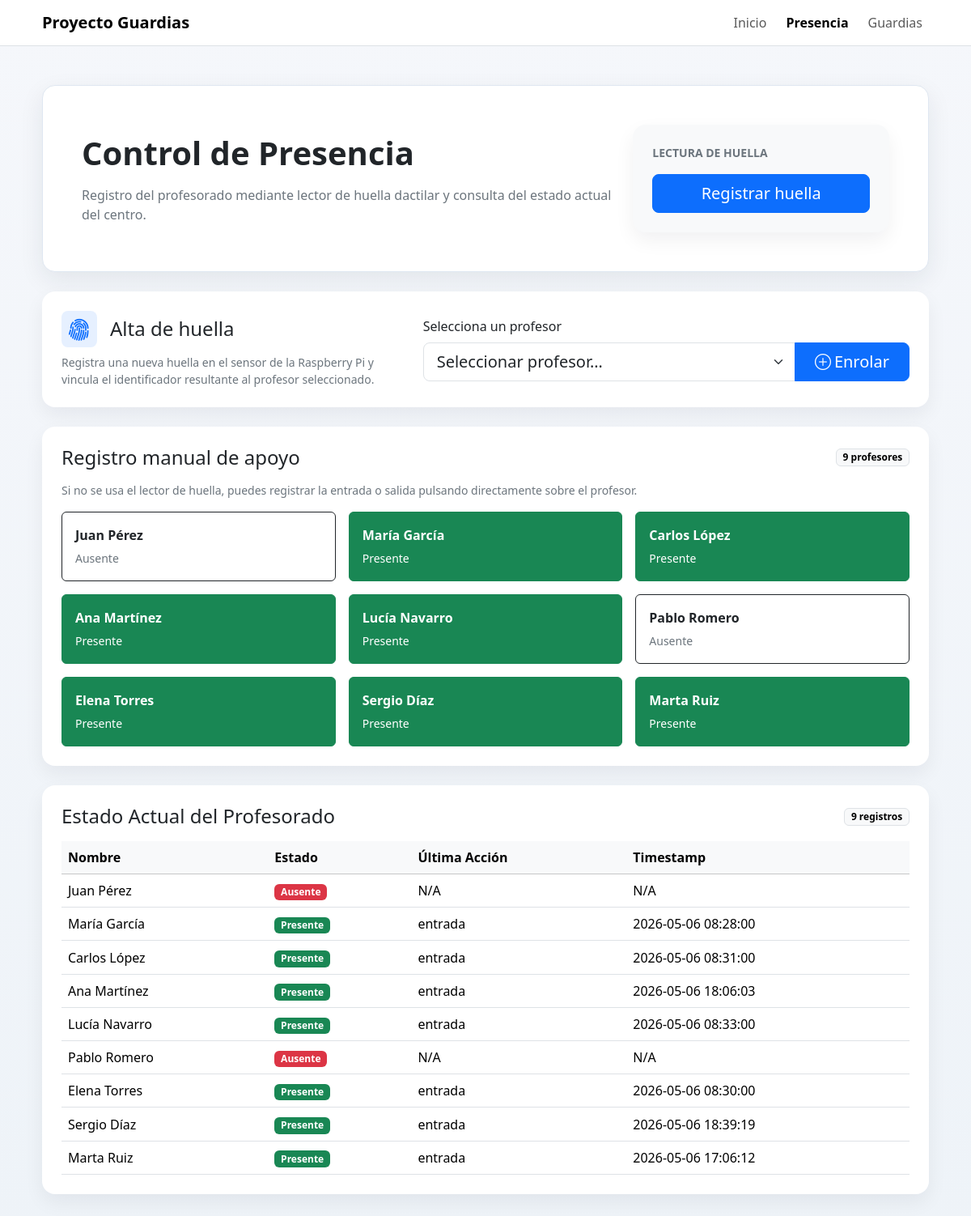
Page /presencia on the committed database.
### tables this page shows
CREATE TABLE profesores (id INTEGER PRIMARY KEY AUTOINCREMENT, nombre TEXT NOT NULL, departamento TEXT, huella_id INTEGER, activo INTEGER DEFAULT 1, guardias_acumuladas INTEGER DEFAULT 0, guardias_semana INTEGER DEFAULT 0);

CREATE TABLE presencia (
    id INTEGER PRIMARY KEY AUTOINCREMENT,
    profesor_id INTEGER,
    timestamp DATETIME DEFAULT CURRENT_TIMESTAMP,
    tipo TEXT,   -- 'entrada' o 'salida'
    FOREIGN KEY (profesor_id) REFERENCES "profesores_legacy"(id)
);

### app.py (the view)
@app.route("/presencia")
def vista_presencia():
    estado = obtener_estado_actual(_obtener_db_path())
    profesores = [
        {
            "id": profesor_id,
            "nombre": info.get("nombre", f"Profesor {profesor_id}"),
        }
        for profesor_id, info in estado.items()
    ]
    profesores.sort(key=lambda p: p["nombre"].casefold())
    return render_template("presencia.html", estado=estado, profesores=profesores)

### app.py (called while the page is built)
def _obtener_db_path():
    return app.config.get("DB_PATH", "ies.db")

### modules/db/db_manager.py (called while the page is built, shortened)
    def get_connection(self):
        return sqlite3.connect(self.db_path)

    @contextmanager
    def _connection(self):
        conn = self.get_connection()
        try:
            self._ensure_schema(conn)
            yield conn
        finally:
            conn.close()

    def _fetch_all(self, query, params=(), model_cls=None):
        with self._connection() as conn:
            cursor = conn.cursor()
            cursor.execute(query, params)
            rows = cursor.fetchall()
        if model_cls is None:
            return rows
        return [model_cls(*row) for row in rows]

    def _fecha_hoy(self, fecha=None):
        return fecha or datetime.now().strftime("%Y-%m-%d")

    def _ensure_profesores_schema(self, conn):
        cursor = conn.cursor()
        cursor.execute("PRAGMA table_info(profesores)")
        schema_rows = cursor.fetchall()
        columnas = {row[1] for row in schema_rows}
        tipos = {row[1]: (row[2] or "").upper() for row in schema_rows}
        schema_actualizado = False
        if "departamento" not in columnas:
            cursor.execute("ALTER TABLE profesores ADD COLUMN departamento TEXT")
            schema_actualizado = True
        if "huella_id" not in columnas:
            cursor.execute("ALTER TABLE profesores ADD COLUMN huella_id INTEGER")
            schema_actualizado = True
        self._normalizar_huella_ids(conn)
        if schema_actualizado:
            conn.commit()

    @staticmethod
    def _normalizar_huella_id_valor(valor):
        if valor is None:
            return None
        if isinstance(valor, int):
            return valor

    def _normalizar_huella_ids(self, conn):
        cursor = conn.cursor()
        cursor.execute("SELECT id, huella_id FROM profesores")
        cambios = []
        for profesor_id, huella_id in cursor.fetchall():
            huella_normalizada = self._normalizar_huella_id_valor(huella_id)
            if huella_id != huella_normalizada:
                cambios.append((huella_normalizada, profesor_id))
        if cambios:
            cursor.executemany(
                "UPDATE profesores SET huella_id = ? WHERE id = ?",
                cambios,
            )
            conn.commit()

    def _ensure_horarios_schema(self, conn):
        cursor = conn.cursor()
        cursor.execute("PRAGMA table_info(horarios)")
        columnas = {row[1] for row in cursor.fetchall()}

### templates/presencia.html (shortened to what this page needs)
<!DOCTYPE html>
<html lang="es">
<head>
    <link href="https://cdn.jsdelivr.net/npm/bootstrap@5.3.3/dist/css/bootstrap.min.css" rel="stylesheet">
    <link rel="stylesheet" href="https://cdn.jsdelivr.net/npm/bootstrap-icons@1.11.3/font/bootstrap-icons.min.css">
</head>
<body>
    <nav class="navbar navbar-expand-lg bg-white border-bottom sticky-top">
        <div class="container app-shell">
            <a class="navbar-brand fw-semibold" href="{{ url_for('index') }}">Proyecto Guardias</a>
            <div class="collapse navbar-collapse" id="mainNav">
                <div class="navbar-nav ms-auto gap-lg-2">
                    <a class="nav-link" href="{{ url_for('index') }}">Inicio</a>
                    <a class="nav-link active fw-semibold" href="{{ url_for('vista_presencia') }}">Presencia</a>
                    <a class="nav-link" href="{{ url_for('vista_guardias') }}">Guardias</a>
                </div>
            </div>
        </div>
    </nav>
    <main class="container app-shell py-4 py-lg-5">
        <section class="page-hero p-4 p-lg-5 mb-4">
            <div class="row g-4 align-items-center">
                <div class="col-lg-8">
                    <h1 class="display-6 fw-semibold mb-3">Control de Presencia</h1>
                    <p class="text-secondary mb-0">Registro del profesorado mediante lector de huella dactilar y consulta del estado actual del centro.</p>
                </div>
                <div class="col-lg-4">
                    <div class="card content-card bg-body-tertiary">
                        <div class="card-body p-4">
                            <p class="text-uppercase text-secondary small fw-semibold mb-3">Lectura de huella</p>
                            <form id="form-registro-huella" action="{{ url_for('registrar') }}" method="post" class="d-grid">
                                <button id="btn-registrar-huella" class="btn btn-primary btn-lg" type="submit">Registrar huella</button>
                            </form>
                        </div>
                    </div>
                </div>
            </div>
        </section>
        <section class="card stat-card mb-4">
            <div class="card-body p-4">
                <div class="row g-4 align-items-center">
                    <div class="col-lg-5">
                        <div class="d-flex align-items-center gap-3 mb-2">
                            <div class="rounded-3 p-2 bg-primary bg-opacity-10 text-primary lh-1" style="font-size:1.75rem">
                                <i class="bi bi-fingerprint"></i>
                            </div>
                            <h2 class="h4 mb-0">Alta de huella</h2>
                        </div>
                        <p class="text-secondary small mb-0 mt-2">
                            Registra una nueva huella en el sensor de la Raspberry Pi y vincula el identificador resultante al profesor seleccionado.
                        </p>
                    </div>
                    <div class="col-lg-7">
                        <form id="form-enrolar-huella" action="{{ url_for('enrolar_huella_profesor') }}" method="post">
                            <label for="profesor_id" class="form-label fw-medium">Selecciona un profesor</label>
                            <div class="input-group input-group-lg">
                                <select id="profesor_id" name="profesor_id" class="form-select" required>
                                    <option value="" selected disabled>Seleccionar profesor…</option>
                                </select>
                                <button id="btn-enrolar-huella" class="btn btn-primary px-4" type="submit" {% if not profesores %}disabled{% endif %}>
                                    <i class="bi bi-plus-circle me-1"></i>Enrolar
                                </button>
                            </div>
                        </form>
                    </div>
                </div>
            </div>
        </section>
        <section class="card stat-card mb-4">
            <div class="card-body p-4">
                <div class="d-flex justify-content-between align-items-center mb-3 flex-wrap gap-2">
                    <h2 class="h4 mb-0">Registro manual de apoyo</h2>
                    <span class="badge text-bg-light border">{{ estado|length }} profesores</span>
                </div>
                <p class="text-secondary small mb-3">Si no se usa el lector de huella, puedes registrar la entrada o salida pulsando directamente sobre el profesor.</p>
                <div class="row g-3">
                    {% for profesor_id, info in estado.items() %}
                    <div class="col-md-6 col-xl-4">
                        <form action="{{ url_for('registrar') }}" method="post" class="h-100">
                            <button class="btn {% if info.presente %}btn-success{% else %}btn-outline-dark{% endif %} w-100 h-100 text-start p-3" type="submit">
                                <span class="d-block fw-semibold mb-1">{{ info.nombre }}</span>
                                <span class="small {% if info.presente %}text-white{% else %}text-secondary{% endif %}">
                                    {% if info.presente %}Presente{% else %}Ausente{% endif %}
                                </span>
                            </button>
                        </form>
                    </div>
                    {% else %}
                    <div class="col-12">
                        <div class="text-center text-secondary py-3">No hay profesores disponibles para registrar.</div>
                    </div>
                    {% endfor %}
                </div>
            </div>
        </section>
        <section class="card stat-card">
            <div class="card-body p-4">
                <div class="d-flex justify-content-between align-items-center mb-3 flex-wrap gap-2">
                    <h2 class="h4 mb-0">Estado Actual del Profesorado</h2>
                    <span class="badge text-bg-light border">{{ estado|length }} registros</span>
                </div>
                <div class="table-responsive">
                    <table class="table table-hover align-middle mb-0">
                        <thead class="table-light">
                            <tr>
                                <th>Nombre</th>
                                <th>Estado</th>
                                <th>Última Acción</th>
                                <th>Timestamp</th>
                            </tr>
                        </thead>
                        <tbody>
                            {% for profesor_id, info in estado.items() %}
                            <tr>
                                <td class="fw-medium">{{ info.nombre }}</td>
                                <td>
                                    <span class="badge {% if info.presente %}text-bg-success{% else %}text-bg-danger{% endif %}">
                                        {% if info.presente %}Presente{% else %}Ausente{% endif %}
                                    </span>
                                </td>
                                <td>{{ info.ultima_accion or 'N/A' }}</td>
                                <td>{{ info.timestamp or 'N/A' }}</td>
                            </tr>
                            {% else %}
                            <tr>
                                <td colspan="4" class="text-center text-secondary py-4">No hay registros de presencia para mostrar.</td>
                            </tr>
                            {% endfor %}
                        </tbody>
                    </table>
                </div>
            </div>
        </section>
    </main>
</body>
</html>

### templates/presencia.html (style rules this page uses)
body { background: linear-gradient(180deg, #f5f7fb 0%, #eef3f8 100%); min-height: 100vh; }
.app-shell { max-width: 1120px; }
.page-hero { background: #ffffff; border: 1px solid #dfe7f1; border-radius: 1rem; box-shadow: 0 10px 30px rgba(31, 41, 55, 0.08); }
.stat-card, .content-card { border: 0; border-radius: 1rem; box-shadow: 0 10px 24px rgba(15, 23, 42, 0.06); }

### rows in the picture
profesores: nombre "Juan Pérez", nombre "Juan Pérez"
profesores: nombre "María García", nombre "María García"
profesores: nombre "Carlos López", nombre "Carlos López"
profesores: nombre "Ana Martínez", nombre "Ana Martínez"
profesores: nombre "Lucía Navarro", nombre "Lucía Navarro"
profesores: nombre "Pablo Romero", nombre "Pablo Romero"
profesores: nombre "Elena Torres", nombre "Elena Torres"
profesores: nombre "Sergio Díaz", nombre "Sergio Díaz"
profesores: nombre "Marta Ruiz", nombre "Marta Ruiz"
presencia: tipo "entrada", timestamp "2026-05-06 08:28:00"
presencia: tipo "entrada", timestamp "2026-05-06 08:31:00"
presencia: tipo "entrada", timestamp "2026-05-06 18:06:03"
presencia: tipo "entrada", timestamp "2026-05-06 08:33:00"
presencia: tipo "entrada", timestamp "2026-05-06 08:30:00"
presencia: tipo "entrada", timestamp "2026-05-06 18:39:19"
presencia: tipo "entrada", timestamp "2026-05-06 17:06:12"

### other values in the picture
{{ estado|length }} "9"
{{ info.ultima_accion or 'N/A' }} "N/A" "N/A"
{{ info.timestamp or 'N/A' }} "N/A" "N/A"
